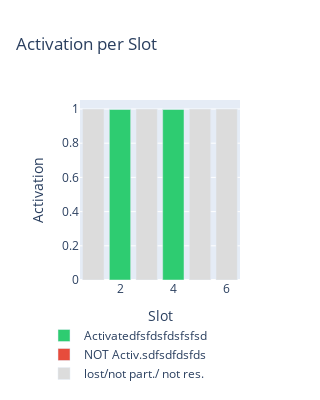

The notebook cell saved with this chart:
### Code cell
import pandas as pd 
import plotly.express as px

slots_activated = [0, 1, 0, 1, 0, 0]
slots_not_activated = [0, 0, 0, 0, 0, 0]
slots_not_participated = [1, 0, 1, 0, 1, 1]
print("slots_not_participated = " + str(slots_not_participated))
activated_data = {'Activatedfsfdsfdsfsfsd': slots_activated, 'NOT Activ.sdfsdfdsfds': slots_not_activated, 'lost/not part./ not res.': slots_not_participated}
print("activated_data = " + str(activated_data))
activated_df = pd.DataFrame(data=activated_data, index=[1, 2, 3, 4, 5, 6])
print("activated_df = " + str(activated_df))

activated_plot = px.bar(activated_df,  x= activated_df.index, y=['Activatedfsfdsfdsfsfsd', 'NOT Activ.sdfsdfdsfds', 'lost/not part./ not res.'], color_discrete_sequence=[ "#2ECC71", "#E74C3C", "gainsboro"] , labels={"index": "Slot", "value": "Activation"}, title="Activation per Slot", width=300, height=400)
activated_plot.update_layout(legend=dict(orientation="h",yanchor="bottom", y=-0.6, xanchor="center", x=0.3,title="" )) 
activated_plot

### Figure 1 — Plotly figure (JSON) as saved in the notebook; plotly's stock layout.template omitted (floating-point values rounded to 4 significant figures)
{"data": [{"alignmentgroup": "True", "hovertemplate": "variable=Activatedfsfdsfdsfsfsd<br>Slot=%{x}<br>Activation=%{y}<extra></extra>", "legendgroup": "Activatedfsfdsfdsfsfsd", "marker": {"color": "#2ECC71", "pattern": {"shape": ""}}, "name": "Activatedfsfdsfdsfsfsd", "offsetgroup": "Activatedfsfdsfdsfsfsd", "orientation": "v", "showlegend": true, "textposition": "auto", "type": "bar", "x": [1, 2, 3, 4, 5, 6], "xaxis": "x", "y": [0, 1, 0, 1, 0, 0], "yaxis": "y"}, {"alignmentgroup": "True", "hovertemplate": "variable=NOT Activ.sdfsdfdsfds<br>Slot=%{x}<br>Activation=%{y}<extra></extra>", "legendgroup": "NOT Activ.sdfsdfdsfds", "marker": {"color": "#E74C3C", "pattern": {"shape": ""}}, "name": "NOT Activ.sdfsdfdsfds", "offsetgroup": "NOT Activ.sdfsdfdsfds", "orientation": "v", "showlegend": true, "textposition": "auto", "type": "bar", "x": [1, 2, 3, 4, 5, 6], "xaxis": "x", "y": [0, 0, 0, 0, 0, 0], "yaxis": "y"}, {"alignmentgroup": "True", "hovertemplate": "variable=lost/not part./ not res.<br>Slot=%{x}<br>Activation=%{y}<extra></extra>", "legendgroup": "lost/not part./ not res.", "marker": {"color": "gainsboro", "pattern": {"shape": ""}}, "name": "lost/not part./ not res.", "offsetgroup": "lost/not part./ not res.", "orientation": "v", "showlegend": true, "textposition": "auto", "type": "bar", "x": [1, 2, 3, 4, 5, 6], "xaxis": "x", "y": [1, 0, 1, 0, 1, 1], "yaxis": "y"}], "layout": {"barmode": "relative", "height": 400, "legend": {"orientation": "h", "title": {"text": ""}, "tracegroupgap": 0, "x": 0.3, "xanchor": "center", "y": -0.6, "yanchor": "bottom"}, "title": {"text": "Activation per Slot"}, "width": 300, "xaxis": {"anchor": "y", "autorange": true, "domain": [0, 1], "range": [0.5, 6.5], "title": {"text": "Slot"}, "type": "linear"}, "yaxis": {"anchor": "x", "autorange": true, "domain": [0, 1], "range": [0, 1.053], "title": {"text": "Activation"}, "type": "linear"}}}
